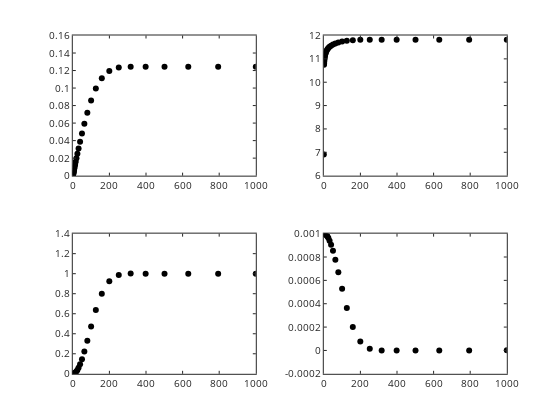

The code cell stored with this chart in its notebook:
### Code cell
% graph
graphics_toolkit ("plotly");

subplot(221); plot(time,Ca,'ko')
subplot(222); plot(time,-log10(H),'ko')
subplot(223); plot(time,IAPP/KspP,'ko')
subplot(224); plot(time,rateP,'ko')

### Figure 1 — Plotly figure (JSON) as saved in the notebook; plotly's stock layout.template omitted (floating-point values rounded to 4 significant figures)
{"data": [{"line": {"color": "rgb(0, 0, 0)", "width": 0.5}, "marker": {"color": "rgb(0, 0, 0)", "line": {"color": "rgb(0, 0, 0)"}, "size": 6, "symbol": "circle"}, "mode": "markers", "name": "", "showlegend": false, "type": "scatter", "visibility": true, "x": [0, 1.259, 1.585, 1.995, 2.512, 3.162, 3.981, 5.012, 6.31, 7.943, 10, 12.59, 15.85, 19.95, 25.12, 31.62, 39.81, 50.12, 63.1, 79.43, 100, 125.9, 158.5, 199.5, 251.2, 316.2, 398.1, 501.2, 631.0, 794.3, 1000], "xaxis": "x", "y": [1e-09, 0.001259, 0.001585, 0.001995, 0.002512, 0.003162, 0.00398, 0.00501, 0.006306, 0.007936, 0.009985, 0.01256, 0.01579, 0.01983, 0.02487, 0.03113, 0.03883, 0.04816, 0.05924, 0.07193, 0.08569, 0.09938, 0.1112, 0.1195, 0.1234, 0.1243, 0.1242, 0.1243, 0.1242, 0.1243, 0.1242], "yaxis": "y"}, {"line": {"color": "rgb(0, 0, 0)", "width": 0.5}, "marker": {"color": "rgb(0, 0, 0)", "line": {"color": "rgb(0, 0, 0)"}, "size": 6, "symbol": "circle"}, "mode": "markers", "name": "", "showlegend": false, "type": "scatter", "visibility": true, "x": [0, 1.259, 1.585, 1.995, 2.512, 3.162, 3.981, 5.012, 6.31, 7.943, 10, 12.59, 15.85, 19.95, 25.12, 31.62, 39.81, 50.12, 63.1, 79.43, 100, 125.9, 158.5, 199.5, 251.2, 316.2, 398.1, 501.2, 631.0, 794.3, 1000], "xaxis": "x2", "y": [6.91, 10.74, 10.8, 10.86, 10.92, 10.98, 11.03, 11.09, 11.14, 11.2, 11.25, 11.31, 11.36, 11.41, 11.46, 11.51, 11.56, 11.61, 11.66, 11.7, 11.74, 11.77, 11.8, 11.81, 11.82, 11.82, 11.82, 11.82, 11.82, 11.82, 11.82], "yaxis": "y2"}, {"line": {"color": "rgb(0, 0, 0)", "width": 0.5}, "marker": {"color": "rgb(0, 0, 0)", "line": {"color": "rgb(0, 0, 0)"}, "size": 6, "symbol": "circle"}, "mode": "markers", "name": "", "showlegend": false, "type": "scatter", "visibility": true, "x": [0, 1.259, 1.585, 1.995, 2.512, 3.162, 3.981, 5.012, 6.31, 7.943, 10, 12.59, 15.85, 19.95, 25.12, 31.62, 39.81, 50.12, 63.1, 79.43, 100, 125.9, 158.5, 199.5, 251.2, 316.2, 398.1, 501.2, 631.0, 794.3, 1000], "xaxis": "x3", "y": [1.202e-18, 7.073e-05, 0.0001172, 0.0001933, 0.0003174, 0.0005193, 0.0008467, 0.001376, 0.00223, 0.003604, 0.005808, 0.009338, 0.01497, 0.02392, 0.03805, 0.06019, 0.09446, 0.1465, 0.223, 0.3307, 0.4716, 0.6365, 0.7994, 0.9235, 0.9863, 1.001, 0.9998, 1.0, 0.9998, 1.0, 0.9993], "yaxis": "y3"}, {"line": {"color": "rgb(0, 0, 0)", "width": 0.5}, "marker": {"color": "rgb(0, 0, 0)", "line": {"color": "rgb(0, 0, 0)"}, "size": 6, "symbol": "circle"}, "mode": "markers", "name": "", "showlegend": false, "type": "scatter", "visibility": true, "x": [0, 1.259, 1.585, 1.995, 2.512, 3.162, 3.981, 5.012, 6.31, 7.943, 10, 12.59, 15.85, 19.95, 25.12, 31.62, 39.81, 50.12, 63.1, 79.43, 100, 125.9, 158.5, 199.5, 251.2, 316.2, 398.1, 501.2, 631.0, 794.3, 1000], "xaxis": "x4", "y": [0.001, 0.0009999, 0.0009999, 0.0009998, 0.0009997, 0.0009995, 0.0009992, 0.0009986, 0.0009978, 0.0009964, 0.0009942, 0.0009907, 0.000985, 0.0009761, 0.000962, 0.0009398, 0.0009055, 0.0008535, 0.000777, 0.0006693, 0.0005284, 0.0003635, 0.0002006, 7.646e-05, 1.369e-05, -7.452e-07, 2.474e-07, -1.674e-07, 1.859e-07, -3.081e-07, 7.225e-07], "yaxis": "y4"}], "layout": {"height": 420, "hovermode": "closest", "margin": {"b": 0, "l": 0, "r": 0, "t": 0}, "plot_bgcolor": "rgba(0, 0, 0, 0)", "showlegend": false, "width": 560, "xaxis": {"anchor": "y", "autorange": false, "domain": [0.13, 0.4568], "exponentformat": "none", "gridcolor": "rgba(38,38,38,0.15)", "gridwidth": 1, "linecolor": "rgb(38,38,38)", "linewidth": 1, "mirror": "ticks", "range": [0, 1000], "showgrid": false, "showline": true, "side": "bottom", "spikedash": "solid", "spikemode": "across", "spikesides": false, "spikethickness": 1, "tickangle": 0, "tickcolor": "rgb(38,38,38)", "tickfont": {"color": "rgb(38,38,38)", "size": 10}, "ticklen": 3, "ticks": "inside", "ticktext": ["0", "200", "400", "600", "800", "1000"], "tickvals": [0, 200, 400, 600, 800, 1000], "title": {"font": {"color": "rgb(0, 0, 0)", "size": 11}, "text": ""}, "type": "linear", "visible": true, "zeroline": false}, "xaxis2": {"anchor": "y2", "autorange": false, "domain": [0.5782, 0.905], "exponentformat": "none", "gridcolor": "rgba(38,38,38,0.15)", "gridwidth": 1, "linecolor": "rgb(38,38,38)", "linewidth": 1, "mirror": "ticks", "range": [0, 1000], "showgrid": false, "showline": true, "side": "bottom", "spikedash": "solid", "spikemode": "across", "spikesides": false, "spikethickness": 1, "tickangle": 0, "tickcolor": "rgb(38,38,38)", "tickfont": {"color": "rgb(38,38,38)", "size": 10}, "ticklen": 3, "ticks": "inside", "ticktext": ["0", "200", "400", "600", "800", "1000"], "tickvals": [0, 200, 400, 600, 800, 1000], "title": {"font": {"color": "rgb(0, 0, 0)", "size": 11}, "text": ""}, "type": "linear", "visible": true, "zeroline": false}, "xaxis3": {"anchor": "y3", "autorange": false, "domain": [0.13, 0.4568], "exponentformat": "none", "gridcolor": "rgba(38,38,38,0.15)", "gridwidth": 1, "linecolor": "rgb(38,38,38)", "linewidth": 1, "mirror": "ticks", "range": [0, 1000], "showgrid": false, "showline": true, "side": "bottom", "spikedash": "solid", "spikemode": "across", "spikesides": false, "spikethickness": 1, "tickangle": 0, "tickcolor": "rgb(38,38,38)", "tickfont": {"color": "rgb(38,38,38)", "size": 10}, "ticklen": 3, "ticks": "inside", "ticktext": ["0", "200", "400", "600", "800", "1000"], "tickvals": [0, 200, 400, 600, 800, 1000], "title": {"font": {"color": "rgb(0, 0, 0)", "size": 11}, "text": ""}, "type": "linear", "visible": true, "zeroline": false}, "xaxis4": {"anchor": "y4", "autorange": false, "domain": [0.5782, 0.905], "exponentformat": "none", "gridcolor": "rgba(38,38,38,0.15)", "gridwidth": 1, "linecolor": "rgb(38,38,38)", "linewidth": 1, "mirror": "ticks", "range": [0, 1000], "showgrid": false, "showline": true, "side": "bottom", "spikedash": "solid", "spikemode": "across", "spikesides": false, "spikethickness": 1, "tickangle": 0, "tickcolor": "rgb(38,38,38)", "tickfont": {"color": "rgb(38,38,38)", "size": 10}, "ticklen": 3, "ticks": "inside", "ticktext": ["0", "200", "400", "600", "800", "1000"], "tickvals": [0, 200, 400, 600, 800, 1000], "title": {"font": {"color": "rgb(0, 0, 0)", "size": 11}, "text": ""}, "type": "linear", "visible": true, "zeroline": false}, "yaxis": {"anchor": "x", "autorange": false, "domain": [0.5818, 0.9155], "exponentformat": "none", "gridcolor": "rgba(38,38,38,0.15)", "gridwidth": 1, "linecolor": "rgb(38,38,38)", "linewidth": 1, "mirror": "ticks", "range": [0, 0.16], "showgrid": false, "showline": true, "side": "left", "spikedash": "solid", "spikemode": "across", "spikesides": false, "spikethickness": 1, "tickangle": 0, "tickcolor": "rgb(38,38,38)", "tickfont": {"color": "rgb(38,38,38)", "size": 10}, "ticklen": 3, "ticks": "inside", "ticktext": ["0", "0.02", "0.04", "0.06", "0.08", "0.1", "0.12", "0.14", "0.16"], "tickvals": [0, 0.02, 0.04, 0.06, 0.08, 0.1, 0.12, 0.14, 0.16], "title": {"font": {"color": "rgb(0, 0, 0)", "size": 11}, "text": ""}, "type": "linear", "visible": true, "zeroline": false}, "yaxis2": {"anchor": "x2", "autorange": false, "domain": [0.5818, 0.9155], "exponentformat": "none", "gridcolor": "rgba(38,38,38,0.15)", "gridwidth": 1, "linecolor": "rgb(38,38,38)", "linewidth": 1, "mirror": "ticks", "range": [6, 12], "showgrid": false, "showline": true, "side": "left", "spikedash": "solid", "spikemode": "across", "spikesides": false, "spikethickness": 1, "tickangle": 0, "tickcolor": "rgb(38,38,38)", "tickfont": {"color": "rgb(38,38,38)", "size": 10}, "ticklen": 3, "ticks": "inside", "ticktext": ["6", "7", "8", "9", "10", "11", "12"], "tickvals": [6, 7, 8, 9, 10, 11, 12], "title": {"font": {"color": "rgb(0, 0, 0)", "size": 11}, "text": ""}, "type": "linear", "visible": true, "zeroline": false}, "yaxis3": {"anchor": "x3", "autorange": false, "domain": [0.11, 0.4437], "exponentformat": "none", "gridcolor": "rgba(38,38,38,0.15)", "gridwidth": 1, "linecolor": "rgb(38,38,38)", "linewidth": 1, "mirror": "ticks", "range": [0, 1.4], "showgrid": false, "showline": true, "side": "left", "spikedash": "solid", "spikemode": "across", "spikesides": false, "spikethickness": 1, "tickangle": 0, "tickcolor": "rgb(38,38,38)", "tickfont": {"color": "rgb(38,38,38)", "size": 10}, "ticklen": 3, "ticks": "inside", "ticktext": ["0", "0.2", "0.4", "0.6", "0.8", "1", "1.2", "1.4"], "tickvals": [0, 0.2, 0.4, 0.6, 0.8, 1, 1.2, 1.4], "title": {"font": {"color": "rgb(0, 0, 0)", "size": 11}, "text": ""}, "type": "linear", "visible": true, "zeroline": false}, "yaxis4": {"anchor": "x4", "autorange": false, "domain": [0.11, 0.4437], "exponentformat": "none", "gridcolor": "rgba(38,38,38,0.15)", "gridwidth": 1, "linecolor": "rgb(38,38,38)", "linewidth": 1, "mirror": "ticks", "range": [-0.0002, 0.001], "showgrid": false, "showline": true, "side": "left", "spikedash": "solid", "spikemode": "across", "spikesides": false, "spikethickness": 1, "tickangle": 0, "tickcolor": "rgb(38,38,38)", "tickfont": {"color": "rgb(38,38,38)", "size": 10}, "ticklen": 3, "ticks": "inside", "ticktext": ["-0.0002", "0", "0.0002", "0.0004", "0.0006", "0.0008", "0.001"], "tickvals": [-0.0002, 0, 0.0002, 0.0004, 0.0006, 0.0008, 0.001], "title": {"font": {"color": "rgb(0, 0, 0)", "size": 11}, "text": ""}, "type": "linear", "visible": true, "zeroline": false}}}
